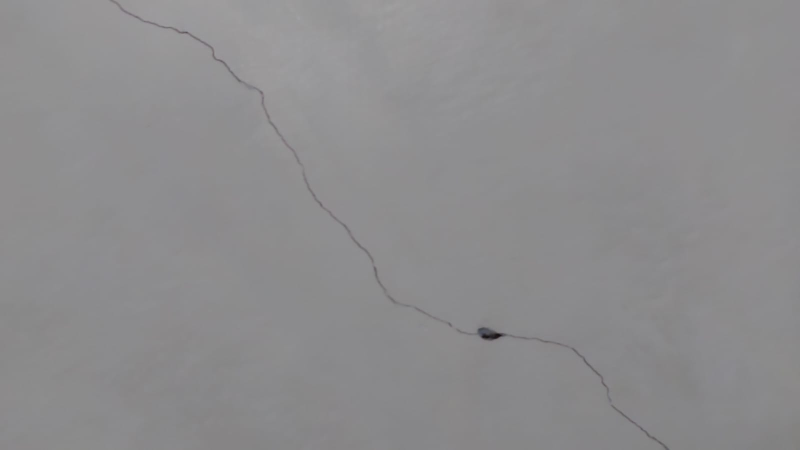
#> input picture Test Images/TestImage1.jpg, 1599 x 899 px, given in place of 00655.jpg, which was not available (shown at 1/2 size)
$ jupyter execute 'Image Enhance.ipynb'   (shell and % lines are left out)   (text cells are left out)
#> lines starting #> are read from the running program, lines starting #| are printed output that depends on the picture; after the words box and inside, x2 and y2 are one past the last pixel; in counts of white or black regions, pixels touching at a corner belong together; pictures that were not available may be replaced by others from this repository, and a replacement may not be noted
[cell 1]
import cv2 as cv
import numpy as np
import matplotlib.pyplot as plt
import os

[cell 2]
# There are two images on which we will work on:
# data_test contains an image with a lot of noise which is best to represent M2GLD Algorithm
data_test=".\\Test Images\\TestImage.jpg"
data_path=".\\Data\\Positive"
img_path_t="00655.jpg"

[cell 3]
def resized_frame(image):
    width=256
    height=256
    dimensions=(width,height)
    return cv.resize(image,dimensions,interpolation=cv.INTER_AREA)

[cell 4]
img=cv.imread(os.path.join(data_path,img_path_t),cv.IMREAD_COLOR)
#> img is the input picture: shape (899, 1599, 3); mean B, G, R 141.9, 140.5, 141
img=resized_frame(img)
#> in resized_frame, `return cv.resize(image,dimensions,interpolation=cv.INTER_AREA)`:
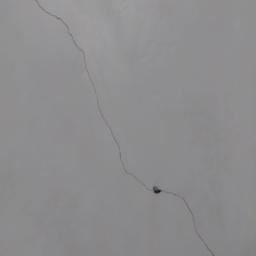
#> returned value: shape (256, 256, 3); mean of channels 0, 1, 2 141.9, 140.5, 141; drawn as B, G, R
cv.imshow('Raw Image',img)
cv.waitKey(0)

[cell 5]
gray=cv.cvtColor(img,cv.COLOR_BGR2GRAY)
cv.imshow('Standard Grayscale Image',gray)
cv.waitKey(0)

[cell 6]
blur=cv.GaussianBlur(gray,(5,5),0)
cv.imshow('Standard Blur Gray Image',img)
cv.waitKey(0)

[cell 7]
#Histogram Pixel Intensities
def Hist(img):
    row,col= img.shape[:2]
#> row = 256; col = 256
    y = np.zeros(256,dtype='uint8')
    for i in range(0,row):
        for j in range(0,col):
            y[img[i,j]] += 1

    x = np.arange(0,256)
    plt.figure(figsize=(15,8))
    plt.bar(x, y, color='b', width=5, align='center', alpha=0.25)
    plt.xticks(np.arange(0,256,step=10))
    plt.show()
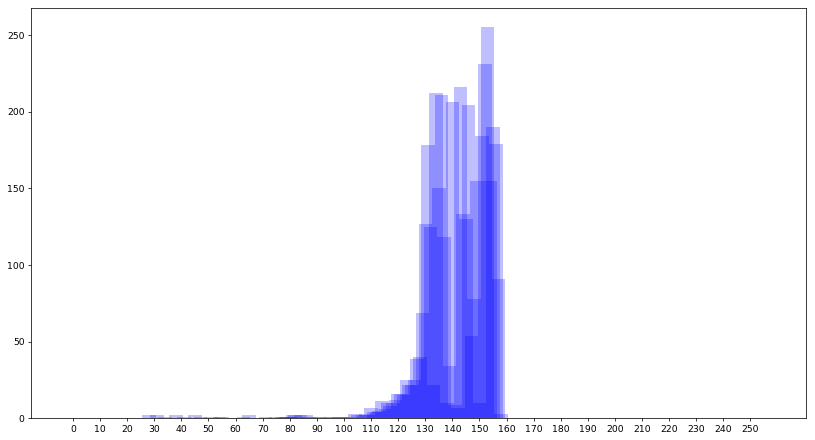
#> figure drawn by matplotlib, 1 panel; tallest bar 255 high, from x = 150.5 to 155.5
    return y
y=Hist(gray);
#> y = 256 values, max 255 at index 153, min 0 at index 0, mean 16

[cell 8]
img.shape
#> Out = (256, 256, 3)

[cell 9]
#Threshold Selection (Manual Selection)
threshold,thresh=cv.threshold(blur,128,255,cv.THRESH_BINARY)
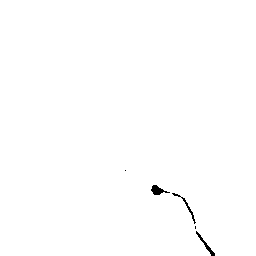
#> thresh: shape (256, 256); 99.6% white; 5 black regions (2 under 20 px), largest, box (x1, y1, x2, y2) and area: (151, 185, 170, 195) 95, (196, 231, 215, 256) 84, (172, 193, 196, 224) 76
cv.imshow('Standard Binarized Image',thresh)
cv.waitKey(0)

[cell 10]
#Feature Detection and Description using ORB Algorithm
orb = cv.ORB_create(nfeatures=1500)
# Make featured Image
keypoints, descriptors = orb.detectAndCompute(thresh, None)
#> keypoints = 37 keypoints; strongest (x, y, size): (153, 187, 64.3), (154, 185, 37.2), (154, 187, 53.6), (162, 193, 31)
featuredImg = cv.drawKeypoints(thresh, keypoints, None)
cv.imshow('Featured Detection using ORB',featuredImg)
cv.waitKey(0)

[cell 11]
gray=cv.cvtColor(img,cv.COLOR_BGR2GRAY)
cv.imshow('Otsu Grayscale Image',gray)
cv.waitKey(0)

[cell 12]
blur=cv.GaussianBlur(gray,(5,5),0)
cv.imshow('Otsu Blurred Image',blur)
cv.waitKey(0)

[cell 13]
# Plotting Histogram for the grayscale Image
def calc_hist(img_enhanced):
    gray_hist=cv.calcHist([img_enhanced],[0],None,[256],[0,256])
#> gray_hist = 256 values, max 11647 at index 142, min 0 at index 0, mean 256
    gray_hist=gray_hist.flatten()
    Hist(img_enhanced)
#> in Hist (call 2), `plt.show()`:
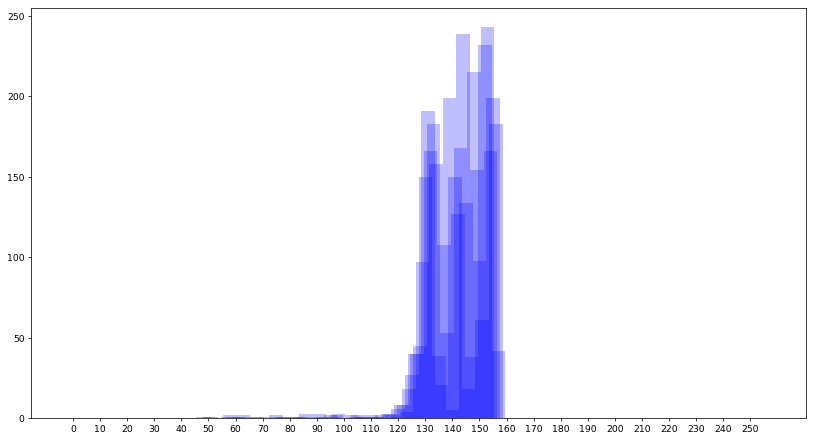
#> figure drawn by matplotlib, 1 panel; tallest bar 243 high, from x = 150.5 to 155.5
    return gray_hist
gray_hist=calc_hist(blur);

[cell 14]
#Histogram Normalization
def normalize_histogram(histogram):
    total_pixels = np.sum(histogram)  # Calculate the total number of pixels
#> total_pixels = 65536
    normalized_histogram = histogram.astype(float) / total_pixels  # Normalize the histogram
#> normalized_histogram = 256 values, max 0.178 at index 142, min 0 at index 0, mean 0.00391
    return normalized_histogram

norm_gray_hist=normalize_histogram(gray_hist)
#> norm_gray_hist has the same summary as normalized_histogram in normalize_histogram

[cell 15]
# Cumulative sum of all bins
def cum_sum_histogram(norm_gray_hist):
    cum_sum=np.cumsum(norm_gray_hist)
#> cum_sum = 256 values from 0 to 1
    return cum_sum

cum_sum=cum_sum_histogram(norm_gray_hist)
#> cum_sum = 256 values from 0 to 1
cum_sum[-1]
#> Out = 1

[cell 16]
#Computing Minimum Threshold value
def compute_minimum_thresh(cum_sum, norm_hist):
    bins = np.arange(256)
    min_fn_values=np.zeros_like(norm_hist)
#> min_fn_values = 256 values from 0 to 0

    fn_min=np.inf
    for i in range(len(norm_hist)):
        p1,p2 = np.hsplit(norm_hist,[i]) # probabilities
        q1,q2 = cum_sum[i],cum_sum[255]-cum_sum[i] # cum sum of classes

        if q1 < 1.e-6 or q2 < 1.e-6:
            continue

        b1,b2 = np.hsplit(bins,[i]) # weights

        # finding means and variances
        m1,m2 = np.sum(p1*b1)/q1, np.sum(p2*b2)/q2
        v1,v2 = np.sum(((b1-m1)**2)*p1)/q1,np.sum(((b2-m2)**2)*p2)/q2

        # calculates the minimization function
        min_fn_value = v1*q1 + v2*q2
        min_fn_values[i]=  min_fn_value


        #finding the minimum value
        if min_fn_value<fn_min:
            fn_min=min_fn_value
            optimal_threshold=i
#> this loop made 256 passes
#> (q1, q2, m1, m2, v1, v2, min_fn_value, fn_min) on passes 49, 50, 52, 53, 59, 60, 61, 63, 64, 65, 66, 69: (1.53e-05, 1, 0, 140.7, 0, 25.57, 25.57, 25.57), (1.53e-05, 1, 48, 140.7, 0, 25.43, 25.43, 25.43), (4.58e-05, 1, 32.67, 140.7, 178.5, 25.31, 25.32, 25.32), (4.58e-05, 1, 49.67, 140.7, 1.56, 25.19, 25.19, 25.19), (9.16e-05, 1, 34.33, 140.7, 204, 25.08, 25.1, 25.1), (0.000107, 1, 46, 140.7, 64.86, 24.87, 24.88, 24.88), (0.000107, 1, 54.43, 140.7, 17.96, 24.77, 24.77, 24.77), (0.000137, 1, 49.11, 140.7, 51.67, 24.67, 24.68, 24.68), (0.000168, 1, 45.82, 140.7, 103.4, 24.58, 24.59, 24.59), (0.000168, 1, 57.27, 140.7, 25.83, 24.4, 24.4, 24.4), (0.000168, 1, 57.27, 140.7, 25.83, 24.4, 24.4, 24.4), (0.000198, 1, 53.62, 140.8, 46.96, 24.31, 24.32, 24.32)
#> (q1, q2) on passes 1, 18, 19, 20, 21, 22: (0, 1), (0, 1), (0, 1), (0, 1), (0, 1), (0, 1)
#> after the loop, fn_min = 23.12; min_fn_values = 256 values, max 5418.3 at index 142, min 0 at index 0, mean 65.81; optimal_threshold = 113

    return optimal_threshold
optimal_thresh=compute_minimum_thresh(cum_sum,norm_gray_hist)
#> optimal_thresh = 113
optimal_thresh
#> Out = 113

[cell 17]
def otsu_threshold_image(img_enhanced,optimal_threshold):
#> called with optimal_threshold = 113
    threshold,thresh=cv.threshold(img_enhanced,optimal_threshold,255,cv.THRESH_BINARY_INV)
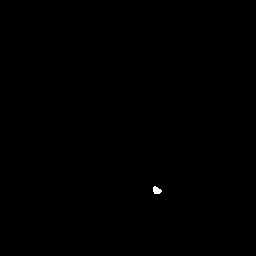
#> thresh: shape (256, 256); 0.08% white; 1 white region, box (x1, y1, x2, y2) and area: (153, 186, 162, 194) 52
#> threshold = 113
    return thresh
thresh=otsu_threshold_image(blur,optimal_thresh)
cv.imshow('Otsu Thresholded Image',thresh)
cv.waitKey(0)

[cell 18]
def otsu_thresholding(gray_img):
    blur_img=cv.GaussianBlur(gray_img,(5,5),0)
    hist_otsu=calc_hist(blur_img)
    norm_hist_otsu=normalize_histogram(hist_otsu)
    cum_sum_otsu=cum_sum_histogram(norm_hist_otsu)
    optimal_thresh_otsu=compute_minimum_thresh(cum_sum_otsu, norm_hist_otsu)
    print('Optimal Threshold',optimal_thresh_otsu)
    thresh_img=otsu_threshold_image(blur_img,optimal_thresh_otsu)
    return thresh_img

[cell 19]
orb = cv.ORB_create(nfeatures=1500)

# Make featured Image
keypoints, descriptors = orb.detectAndCompute(thresh, None)
#> keypoints = 6 keypoints; (x, y, size): (157, 190, 53.6), (154, 188, 53.6), (158, 192, 44.6), (153, 189, 64.3), (154, 187, 44.6), (154, 192, 37.2)
featuredImg = cv.drawKeypoints(thresh, keypoints, None)
cv.imshow('Otsu Feature Detection',featuredImg)
cv.waitKey(0)

[cell 20]
img_M2GLD=cv.imread(os.path.join(data_path,img_path_t),cv.IMREAD_COLOR)
img_M2GLD=resized_frame(img_M2GLD)
cv.imshow('Raw Crack Image',img_M2GLD)
cv.waitKey(0)

[cell 21]
gray=cv.cvtColor(img_M2GLD,cv.COLOR_BGR2GRAY)
cv.imshow('M2GLD Grayscale Image',gray)
cv.waitKey(0)

[cell 22]
#This is a grayscale enhancement method which enhances a grayscale image and divid it into two groups of pixel intensities
def M2GLD_Apply(img_M2GLD):
    gray=cv.cvtColor(img_M2GLD,cv.COLOR_BGR2GRAY)
    row,col=img.shape[:2]
#> row = 256; col = 256
    M2GLD_img=np.zeros((row,col),dtype='uint8')
    min_I=300
    max_I=-1
    tau=0.5
    R=1.1

    for i in range(0,row):
        for j in range(0,col):
            if gray[i,j]<min_I:
                min_I=gray[i,j]
            if gray[i,j]>max_I:
                max_I=gray[i,j]
#> after the loop, max_I = 158; min_I = 28
    range_I=max_I-min_I
#> range_I = 130
    print("Minimum Intensity:{} Maximum Intensity:{} tau:{} R factor:{}".format(min_I,max_I,tau,R))
#| Minimum Intensity:28 Maximum Intensity:158 tau:0.5 R factor:1.1
    fn=(min_I+(tau*(range_I)))
#> fn = 93
    for i in range(0,row):
        for j in range(0,col):
                if gray[i,j]>fn:
                    M2GLD_img[i,j]=np.minimum(min_I,gray[i,j]*R)
                else:
                    M2GLD_img[i,j]=np.maximum(min_I,gray[i,j]*(1/R))
    return M2GLD_img
M2GLD_img_1=M2GLD_Apply(img_M2GLD);

[cell 23]
Hist(M2GLD_img_1);
#> in Hist (call 3), `plt.show()`:
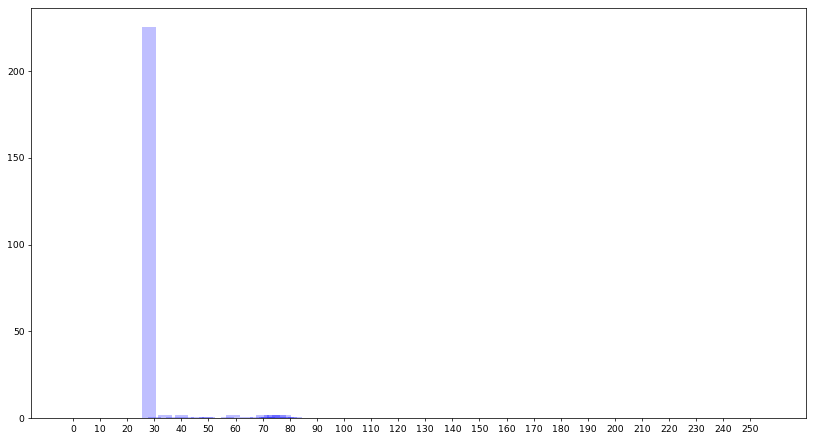
#> figure drawn by matplotlib, 1 panel; tallest bar 225 high, from x = 25.5 to 30.5

[cell 24]
blur_MGLD=cv.GaussianBlur(M2GLD_img_1,(5,5),0)
Hist(blur_MGLD);

[cell 25]
threshold,thresh=cv.threshold(M2GLD_img_1,0,255,cv.THRESH_BINARY_INV+cv.THRESH_OTSU)
#> thresh: shape (256, 256); 100% white; black in thin lines or dots, all inside (x1, y1, x2, y2) = (153, 187, 161, 194)
#> threshold = 49
print(threshold)
#| 49.0
cv.imshow('M2GLD Automatic Otsu',thresh)
cv.waitKey(0)

[cell 26]
def M2GLD_Otsu(user_input_image):
    M2GLD_img=M2GLD_Apply(user_input_image)
#| Minimum Intensity:28 Maximum Intensity:158 tau:0.5 R factor:1.1
    otsu_img=otsu_thresholding(M2GLD_img)
#> in otsu_thresholding, `hist_otsu=calc_hist(blur_img)`: hist_otsu = 256 values, max 65437 at index 28, min 0 at index 0, mean 256
#> in otsu_thresholding, `norm_hist_otsu=normalize_histogram(hist_otsu)`: norm_hist_otsu = 256 values, max 0.998 at index 28, min 0 at index 0, mean 0.00391
#> in otsu_thresholding, `cum_sum_otsu=cum_sum_histogram(norm_hist_otsu)`: cum_sum_otsu = 256 values from 0 to 1
#> the loop in compute_minimum_thresh (call 2), `for i in range(len(norm_hist)):` made 256 passes
#> (q1, q2, m1, m2, v1, v2, min_fn_value, fn_min) on passes 29, 30, 31, 32, 33, 35, 36: (0.998, 0.00151, 0, 18545.9, 0, 2.27e+11, 342913865.5, 342913865.5), (0.999, 0.00125, 27.99, 46.5, 5.29e-05, 187.8, 0.235, 0.235), (0.999, 0.00108, 28, 46.76, 0.000282, 147.3, 0.16, 0.16), (0.999, 0.00102, 28, 44.63, 0.000934, 93.73, 0.0968, 0.0968), (0.999, 0.000977, 28, 44.78, 0.00148, 87.14, 0.0866, 0.0866), (0.999, 0.000824, 28, 48.24, 0.00413, 99.18, 0.0858, 0.0858), (0.999, 0.000809, 28, 45.94, 0.00687, 72.56, 0.0655, 0.0655)
#> (p1, q1, q2) on passes 2 to 7: ([0], 0, 1), ([0, 0], 0, 1), ([0, 0, 0], 0, 1), ([0, 0, 0, 0], 0, 1), ([0, 0, 0, 0, 0], 0, 1), ([0, 0, 0, 0, 0, 0], 0, 1)
#| Optimal Threshold 35
#> in otsu_threshold_image (call 2), `threshold,thresh=cv.threshold(img_enhanced,optimal_threshold,255,cv.TH..`: thresh: shape (256, 256); 99.9% white; 1 black region, box (x1, y1, x2, y2) and area: (152, 186, 161, 195) 53

$ run again, on Test Images/TestImage2.jpg
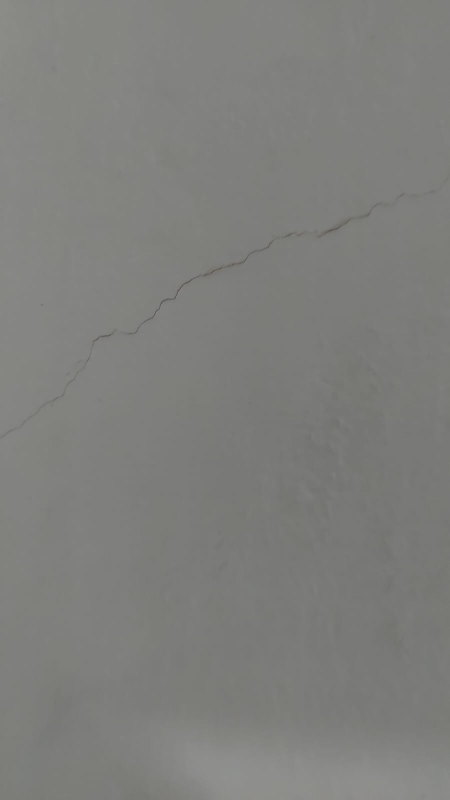
#> input picture Test Images/TestImage2.jpg, 899 x 1599 px, given in place of 00655.jpg, which was not available (shown at 1/2 size)
#> img is the input picture: shape (1599, 899, 3); mean B, G, R 124.1, 126.9, 126.7
#> `y=Hist(gray);`: y = 256 values, max 244 at index 132, min 0 at index 0, mean 14
#> `threshold,thresh=cv.threshold(blur,128,255,cv.THRESH_BINARY)`:
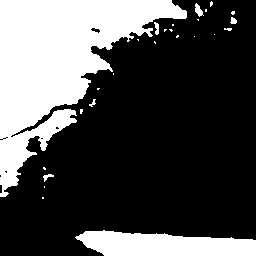
#> thresh: shape (256, 256); 30% white; 26 white regions (19 under 20 px), largest, box (x1, y1, x2, y2) and area: (0, 0, 187, 197) 15832, (75, 230, 256, 256) 3525, (195, 3, 204, 17) 67
#> `keypoints, descriptors = orb.detectAndCompute(thresh, None)`: keypoints = 166 keypoints; strongest (x, y, size): (49, 177, 31), (47, 178, 31), (74, 113, 37.2), (72, 117, 44.6)
#> in calc_hist, `gray_hist=cv.calcHist([img_enhanced],[0],None,[256],[0,256])`: gray_hist = 256 values, max 9527 at index 127, min 0 at index 0, mean 256
#> total_pixels = 65536
#> normalized_histogram = 256 values, max 0.145 at index 127, min 0 at index 0, mean 0.00391
#> norm_gray_hist has the same summary as normalized_histogram in normalize_histogram
#> in cum_sum_histogram, `cum_sum=np.cumsum(norm_gray_hist)`: cum_sum = 256 values from 0 to 1
#> `cum_sum[-1]`: Out = 1
#> the loop in compute_minimum_thresh, `for i in range(len(norm_hist)):` made 256 passes
#> (q1, m1, m2, v1, v2, min_fn_value, fn_min, optimal_threshold) on pass 115: (7.63e-05, 0, 126.7, 0, 22.28, 22.28, 22.28, 114)
#> after the loop in compute_minimum_thresh, `for i in range(len(norm_hist)):`: fn_min = 22.28; min_fn_values = 256 values, max 8503.3 at index 142, min 0 at index 0, mean 65.75; optimal_threshold = 114
#> `keypoints, descriptors = orb.detectAndCompute(thresh, None)`: keypoints = 3 keypoints; (x, y, size): (190, 73, 44.6), (188, 73, 53.6), (189, 73, 64.3)
#> after the loop in M2GLD_Apply, `for i in range(0,row):`: max_I = 144; min_I = 101
#> range_I = 43
#| Minimum Intensity:101 Maximum Intensity:144 tau:0.5 R factor:1.1
#> fn = 122.5
#> `threshold,thresh=cv.threshold(M2GLD_img_1,0,255,cv.THRESH_BINARY_INV+c..`: threshold = 105
#| 105.0
#| Minimum Intensity:101 Maximum Intensity:144 tau:0.5 R factor:1.1
#> hist_otsu = 256 values, max 48714 at index 101, min 0 at index 0, mean 256
#> norm_hist_otsu = 256 values, max 0.743 at index 101, min 0 at index 0, mean 0.00391
#> cum_sum_otsu = 256 values from 0 to 1
#> the loop in compute_minimum_thresh (call 2), `for i in range(len(norm_hist)):` made 256 passes
#> (q1, q2, m1, m2, v1, v2, min_fn_value, fn_min) on passes 102 to 106: (0.743, 0.257, 0, 400, 0, 344507.9, 88429.4, 88429.4), (0.765, 0.235, 98.14, 117.5, 7.94, 115.1, 33.13, 33.13), (0.781, 0.219, 98.94, 116, 4.3, 73.49, 19.45, 19.45), (0.794, 0.206, 99.46, 115.1, 2.64, 50, 12.41, 12.41), (0.803, 0.197, 100, 113.6, 1.45, 26.64, 6.43, 6.43)
#> optimal_thresh_otsu = 105
#| Optimal Threshold 105
#> in otsu_threshold_image (call 2), `threshold,thresh=cv.threshold(img_enhanced,optimal_threshold,255,cv.TH..`:
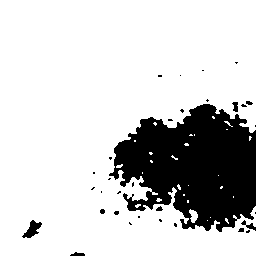
#> thresh: shape (256, 256); 80.3% white; 32 black regions (23 under 20 px), largest, box (x1, y1, x2, y2) and area: (109, 104, 256, 232) 12394, (22, 220, 42, 238) 174, (241, 220, 256, 231) 57
